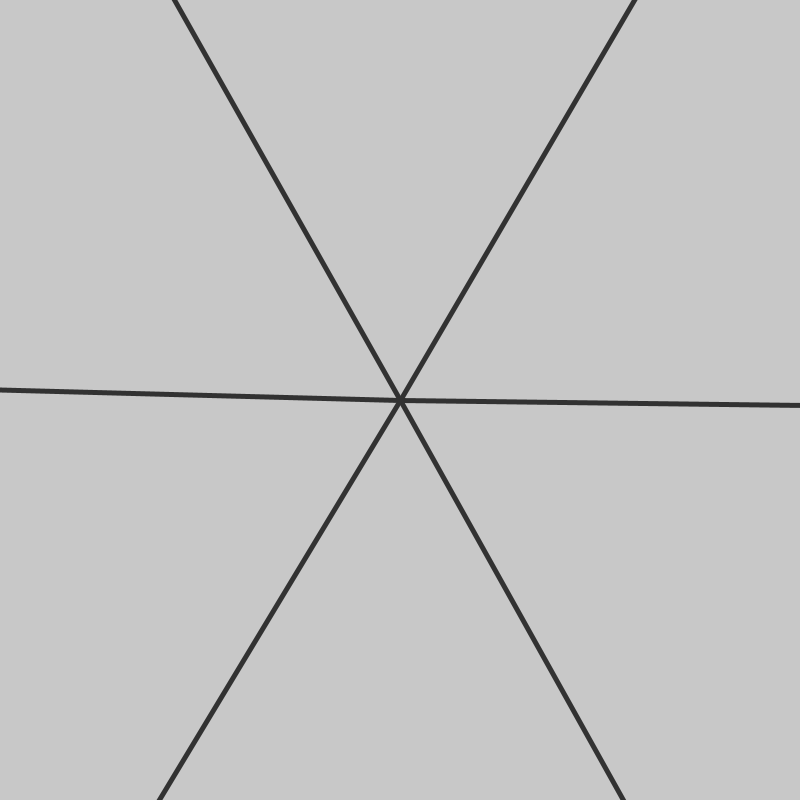
Frame 1 (no input)
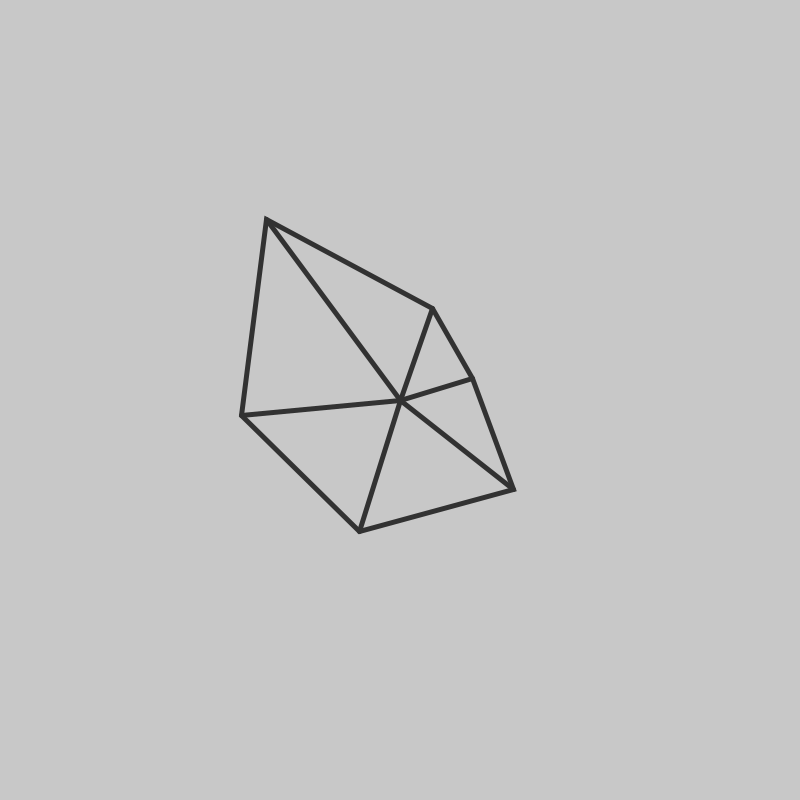
Frame 60 (the mouse pressed at the canvas centre just before this capture)
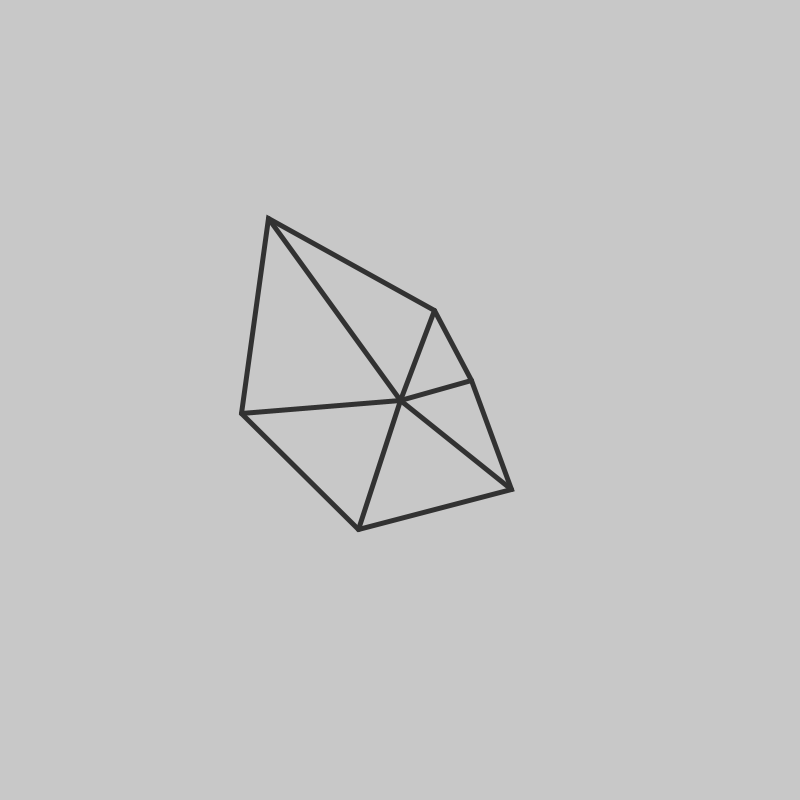
Frame 120 (the mouse held since frame 60 and released just before this capture)

The Processing sketch that drew these frames (run headless with seeded random() and noise(); from frame 60 on, the mouse is pressed at the canvas centre):

// Processing sketch: cuboids
// ── cuboids.pde
ArrayList<PVector> points, t_points;
float mrgn = 50, w, h, x, y;

void setup(){
	size(800, 800);
		noFill();
		stroke(50);
		strokeWeight(5);

	w = width - mrgn*2;
	h = height - mrgn*2;
	x = width*.5;
	y = height*.5;

	points = new ArrayList<PVector>();
	for(int a=0; a<360; a+=60) points.add(new PVector(x + cos(radians(a))*w, y + sin(radians(a))*h));

	t_points = new ArrayList<PVector>();
	generate();
}

void draw(){
	background(200);
	beginShape();
		PVector prev = new PVector(x,y);
		for(int i=0; i<points.size(); i++){
			PVector p = points.get(i).lerp(t_points.get(i), .09);

			vertex(p.x, p.y);
			line(p.x, p.y, x, y);
		}
	endShape(CLOSE);

}

void keyPressed(){ generate(); }
void generate(){
	t_points.clear();
	for(float alpha=random(60); t_points.size()<6; alpha+=random(50,70)){
		float r = random(w*.1, w*.5);
		t_points.add(new PVector(x + cos(radians(alpha)) * r, y + sin(radians(alpha)) *r));
	}
}

/*
// GRID
float
	mrgn = 1;
int
	cols = 6,
	rows = 6;

void draw(){
	noLoop();
	background(200);

	float
	 	w = width / ((cols+1)*mrgn),
	 	h = height / ((rows+1)*mrgn);

	for(int i=1; i<cols+1; i++){
		for(int j=1; j<rows+1; j++){
			float
				x = i*mrgn*w,
				y = j*mrgn*h;

			ArrayList<PVector> points = new ArrayList<PVector>();

			for(float alpha=random(60); points.size()<6; alpha+=random(50,70)){
				float r = random(w*.1, w*.5);
				points.add(new PVector(x + cos(radians(alpha)) * r, y + sin(radians(alpha)) *r));
			}

			beginShape();
				PVector prev = new PVector(x,y);
				for(PVector p : points){
					vertex(p.x, p.y);
					line(p.x, p.y, x, y);
				}
			endShape(CLOSE);

		}
	}
}

void keyPressed(){ loop(); }
*/
